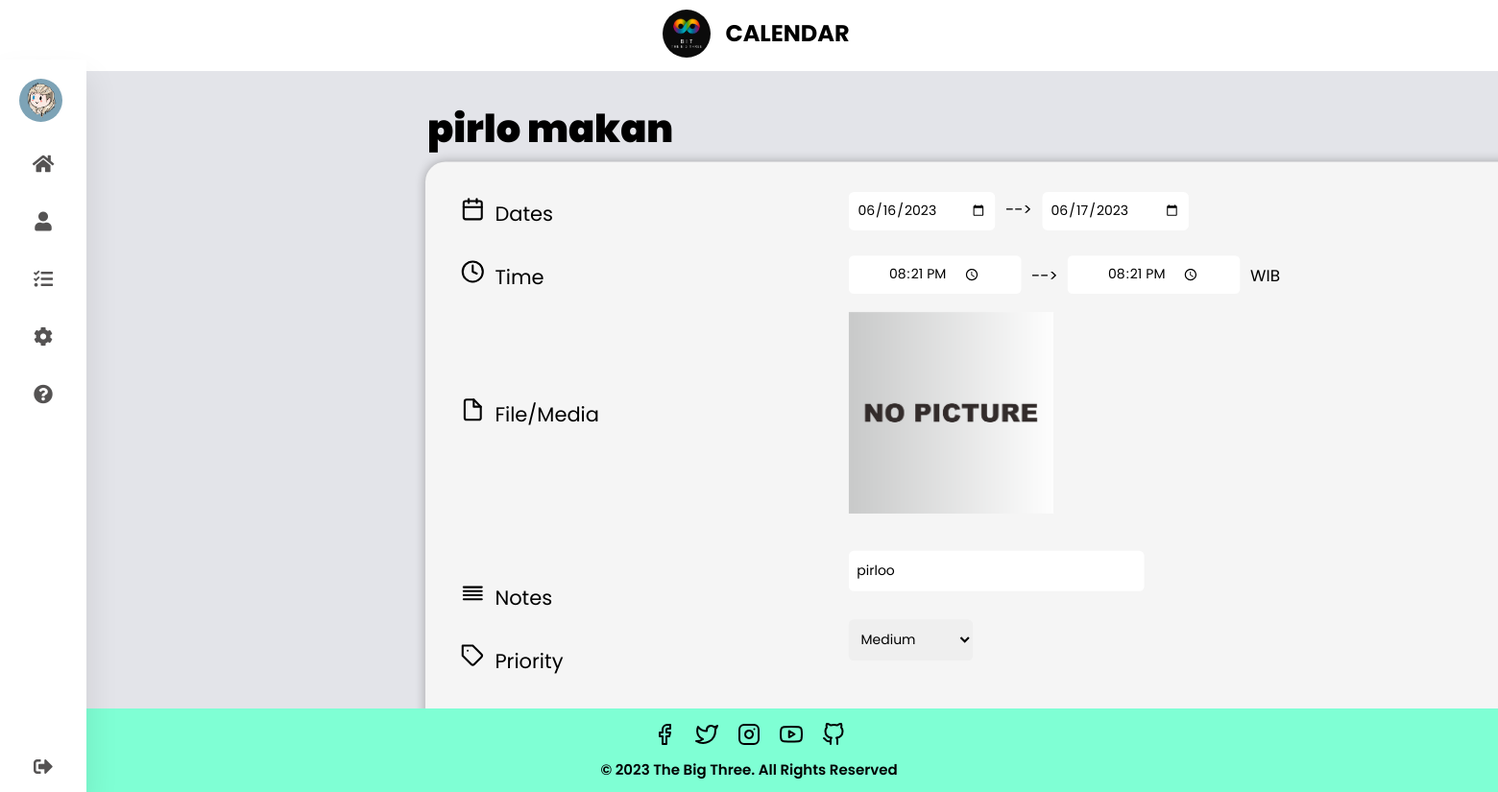
Page /index.php?page=detail_task_view&id=53 (signed in) on the committed database.
### tables this page shows
CREATE TABLE `event` (
  `id_event` int(11) NOT NULL,
  `username` varchar(100) NOT NULL,
  `title` varchar(100) NOT NULL,
  `tanggal_mulai` date NOT NULL,
  `tanggal_selesai` date NOT NULL,
  `jam_mulai` time NOT NULL,
  `jam_selesai` time NOT NULL,
  `gambar` text NOT NULL,
  `notes` varchar(150) NOT NULL,
  `priority` varchar(40) NOT NULL,
  `comment` text NOT NULL,
  `status` varchar(40) NOT NULL
);

### proses.php (called while the page is built, shortened)
<?php
class database{
	var $host = "localhost";
	var $uname = "root";
	var $pass = "";
	var $db = "calendar";
	var $conn;
	function __construct(){
		$this->conn = mysqli_connect($this->host, $this->uname, $this->pass, $this->db) or die("Koneksi Gagal");
	}
	function view_detail($id){
		$sql = mysqli_query($this->conn," SELECT * FROM event WHERE id_event = '$id' ");
		$hasil = mysqli_fetch_assoc($sql);
		return $hasil;
	}
}
?>

### detail_task_view.php (the view, shortened to what this page needs)
<?php
include "koneksi.php";
include 'proses.php';
$db = new database();
$data = $db->view_detail($_GET["id"]);
?>
<div class="detail-task">
        <form action="crud.php?aksi=update_event" method="POST" enctype="multipart/form-data">
        <div id="task-head">
          <h1>
            <input
              type="text"
              id="text-input"
              name="title"
              value = "<?php echo $data["title"]; ?>"
              required
            />
          </h1>
        </div>
        <div class="content-tambah" style="height: 620px">
          <div class="component-tambah">
            <p><i class="i" data-feather="calendar"></i><span>Dates</span></p>
            <p><i class="i" data-feather="clock"></i><span>Time</span></p>
            <p style="margin-top:75px"><i class="i" data-feather="file"></i><span>File/Media</span></p>
            <p style="margin-top:120px">
              <i class="i" data-feather="align-justify"></i><span>Notes</span>
            </p>
            <p><i class="i" data-feather="tag"></i><span>Priority</span></p>
            <div class="comment-tambah">
                <br />
            </div>
          </div>
          <div class="user-ans-tambah">
            <div class="dates-tambah">
              <div id="from-tambah">
                  <input
                    type="date"
                    id="from"
                    name="tanggal_mulai"
                    value = "<?php echo $data['tanggal_mulai']; ?>"
                    required
                  /><br /><br />
              </div>
              <span>--></span>
              <div id="until-tambah">
                  <input
                    type="date"
                    id="until"
                    name="tanggal_selesai"
                    value = "<?php echo $data["tanggal_selesai"]; ?>"
                    placeholder="Until"
                  /><br /><br />
              </div>
            </div>
            <div class="time-tambah">
              <div class="time-from-tambah">
                  <input type="time" id="jam" name="jam_mulai" value = "<?php echo $data["jam_mulai"]; ?>" required/>
              </div>
              <span>--></span>
              <div class="time-until-tambah">
                  <input type="time" id="jam" name="jam_selesai" value = "<?php echo $data["jam_selesai"]; ?>"/>
              </div>
              <span>WIB</span>
            </div>
            <div class="file-media-tambah">
              <img src="<?php echo $data["gambar"] ?>" alt="aktifitas_kelas" width="auto" height="200"/><br>
            </div>
            <div class="notes-tambah">
                <input
                  type="text"
                  id="comment"
                  name="notes"
                  placeholder="Add a notes.."
                  value = "<?php echo $data["notes"]; ?>"
                /><br /><br />
            </div>
            <div class="type-tambah" style=" margin-top: 3px">
              <select name="priority" required>
                <option value="<?php echo $data["priority"]; ?>"><?php echo ucfirst($data["priority"]); ?></option>
              </select>
            </div>
          </div>
        </div>
      </form>
      </div>

### css/calendar.css (style rules this page uses)
* { margin: 0; padding: 0; outline: none; border: none; text-decoration: none; box-sizing: border-box; font-family: "Poppins", sans-serif; }
body { background: #e3e4e9; }
.detail-task { margin-left: 75px; }
.detail-task h1 input[type="text"] { font-size: 40px; font-weight: bolder; margin: auto; margin-top: 70px; margin-left: 370px; background-color: #e3e4e9; text-overflow: ellipsis; }
.content-tambah { width: 110%; height: 550px; margin: auto; margin-top: 20px; margin-left: 400px; padding: 20px; border-radius: 20px; box-shadow: 0 0 10px rgba(0, 0, 0, 0.3); background-color: whitesmoke; transform: scale(1.05); }
.component, .component-tambah { font-size: 20px; width: 400px; height: 600px; float: left; }
.component-tambah :nth-child(3) { margin-top: 0; }
.component p, .component-tambah p { padding: 15px; }
.component p span, .component-tambah p span { margin-left: 10px; padding-top: 100px; }
.comment, .comment-tambah { margin: auto; margin-top: 0px; margin-left: 5px; padding: 20px; display: flex; }
.dates-tambah #from-tambah input, .dates-tambah #until-tambah input { padding: 8px 8px; background-color: white; border-radius: 5px; }
.dates-tambah { display: flex; margin-top: 10px; align-items: first baseline; }
.dates-tambah span { margin: 0 10px; }
.time-tambah { display: flex; }
.time-tambah span { padding: 0 10px; margin-top: 8px; }
.time-tambah input { padding: 8px 39px; border-radius: 5px; }
.file-media-tambah { margin: 18px; }
.notes-tambah { margin-top: 30px; }
.notes-tambah input { padding: 10px 28px 10px 8px; border-radius: 5px; }
.type-tambah select { padding: 10px 40px 10px 8px; border-radius: 5px; }

### rows in the picture
event: title "pirlo makan", tanggal_mulai "06/16/2023", tanggal_selesai "06/17/2023", jam_mulai "20:21:00", jam_selesai "20:21:00", gambar (placeholder picture), notes "pirloo", priority "Medium"
